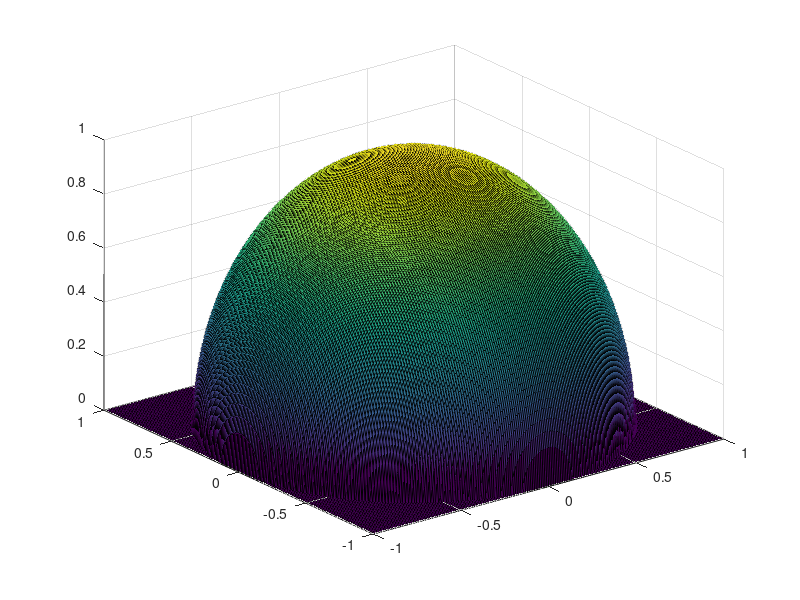

This chart was generated by the following MATLAB code:
clear all;
close all;
clc;

[X,Y] = meshgrid(-1:0.01:1);
r_source = 1.2;
Z = real(sqrt(1-X.*X - Y.*Y));
hFig = figure;
%set(hFig, 'Position', [680 678 1400 1050])
surf(X,Y,real(Z));